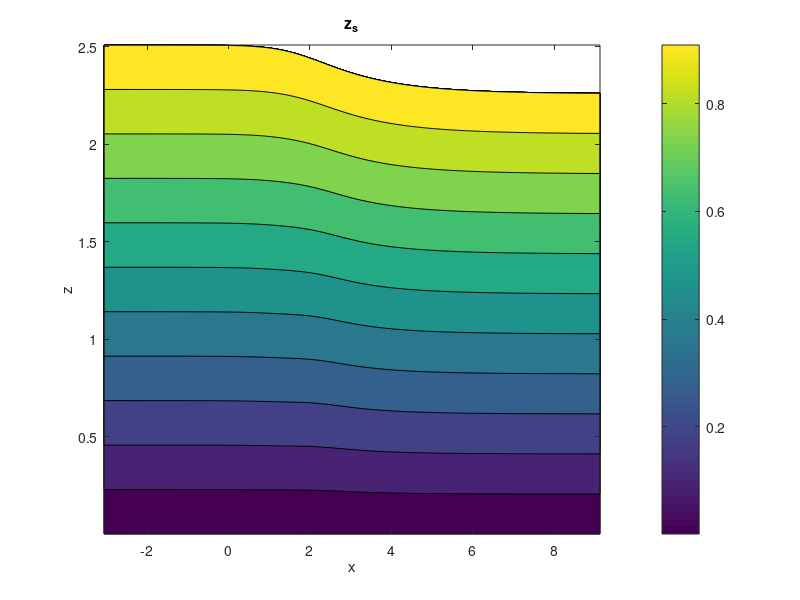
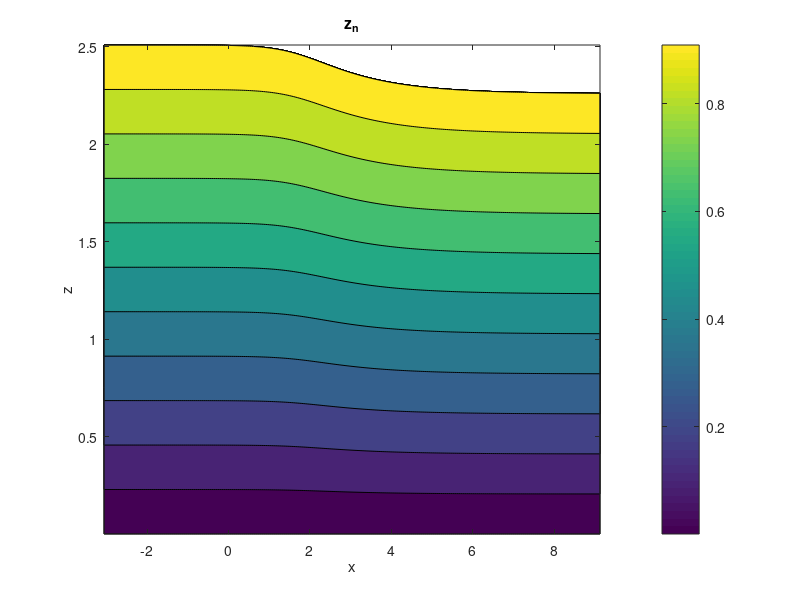
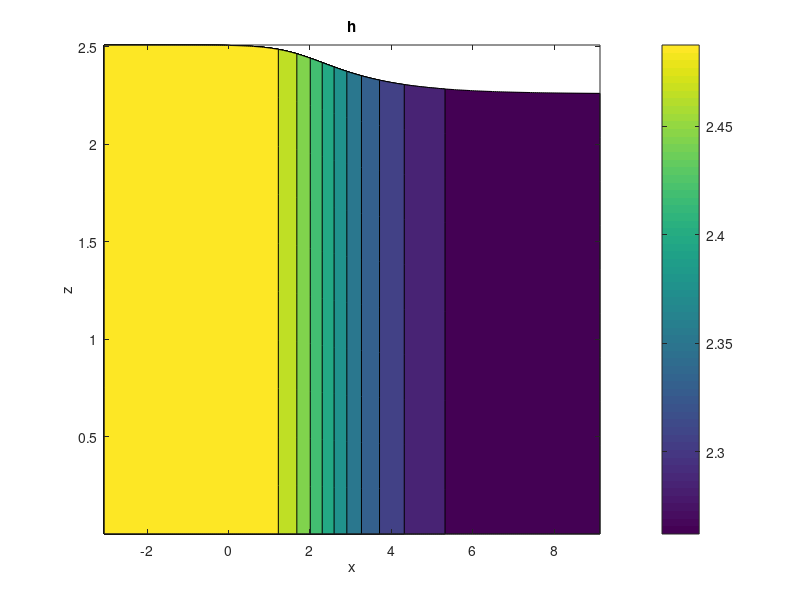
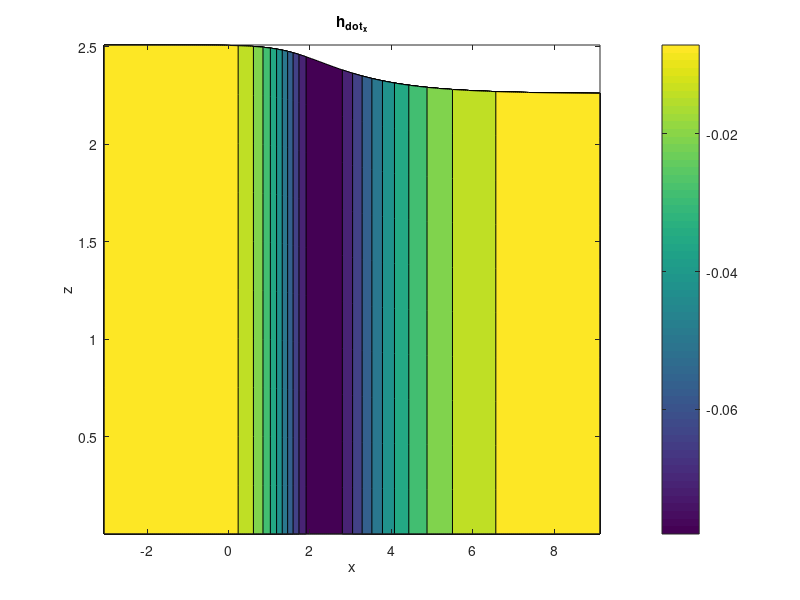

Write MATLAB code to recreate these figures, in order.
% The code can be used to simulate the velocity and strain rate values by using only the geometric dimensions and the coefficient of friction.
% Operates on MATLAB R2023a and GNU OCTAVE 9.2
% The model is published in the following article:
% Bátorfi, J. G., & Sidor, J. J. (2025). Computationally Effective Modeling of Cold Rolling: Application to Al Alloys. Metals, 15(1), 11.
% https://doi.org/10.3390/met15010011


% Clear workspace
clear;
clc;
% INPUTS

% Geometrical parameters
h_1=2.26;     % half-thickness after rolling (mm)
h_0=2.51;     % half-thickness before rolling (mm)
R=75;         % radius of the roll (mm)
omega=1.101;  % angular velocoty of rolls (rad/s)
mu=0.15;      % friction coefficient
n=100;        % flowline exponent

% Numerical parameters for plot and calculation
N=200;        % number of points along to the flowline
M=10;         % number of paralel flowlines in half of the thickness

% CALCULATIONS, DO NOT MODIFY THE CALCULATION BELOW THIS LINE

% Initial calculations
d=R*sin(acos((R+h_1-h_0)/R));
L_d=d;
h_i=2*h_0;
h_f=2*h_1;
mu_min=0.5*sqrt(h_f/R)*(log(h_i/h_f)+0.25*sqrt((h_i-h_f)/R))/(atan(h_i/h_f-1));
mu_fact=mu/mu_min;
a_21_pre=0.1626213*(h_0/R)^1.688062*(h_1/R)^(-0.131232)*((h_0-h_1)/R)^(-0.97944);
a_21_exp=43.56109*(h_0/R)^(-3.31412)*(h_1/R)^2.509572*((h_0-h_1)/R)^0.986799;
a_21=a_21_pre*(mu/mu_min)^a_21_exp;
a_22=0.986307*(h_0/R)^(-0.1132);
a_23_pre=0.308969*(h_0/R)^(-4.21639)*(h_1/R)^4.132604*((h_0-h_1)/R)^0.323943;
a_23_exp=0.0373779*(h_0/R)^6.493182*(h_1/R)^(-4.173077)*((h_0-h_1)/R)^(-2.16706);
a_23=a_23_pre*(mu/mu_min )^a_23_exp;
a_24=3.025;
a_20=-(a_21-a_23);
H_0=2*sqrt(R/h_f)*atan(sqrt((h_i-h_f)/h_f));
H_n=0.5*(H_0-1/mu*log(h_i/h_f));
fi_n=sqrt(h_f/R)*tan(sqrt(h_f/R)*H_n/2);
L_dN=L_d-R*sin(fi_n);
q_1=1.042896+0.308671*(d/R)^0.01738*eps^(-0.00419);
q_2=12.3624-0.02363*(d/R)^(-0.18077)*eps^0.170827;
q_3=0.148264+0.000927*(d/R)^0.758336*eps^(-0.19655);
q_4=0.322031+0.086773*(d/R)^2.109206*eps^0.51112;
l_d=L_d;
h_n=(h_0-h_1)/(q_1*exp(q_2*(L_dN/d-q_3))+1)^q_4+h_1;
h_dot_n=-((h_0-h_1)*q_1*q_2*q_4*exp(q_2*(L_dN/d-q_3))*(q_1*exp(q_2*(L_dN/d-q_3))+1)^((-q_4)-1))/d;
a_12=-1/h_dot_n;
f_0=1/h_n*h_1;
v_0=R*omega;
lam=v_0*f_0*h_0;
v_out=lam/h_1;

% Initializing vectors and matrices
z_n_ser=0.001:0.999/M:1;
x_ser=-0.5*d:1.6*d/N:1.5*d;
z=zeros(1.25*N,M+1);
x=zeros(1.25*N,M+1);
z_s=zeros(1.25*N,M+1);
z_n=zeros(1.25*N,M+1);
v_x=zeros(1.25*N,M+1);
v_z=zeros(1.25*N,M+1);
v_tot=zeros(1.25*N,M+1);
L_xx=zeros(1.25*N,M+1);
L_xz=zeros(1.25*N,M+1);
L_zx=zeros(1.25*N,M+1);
L_zz=zeros(1.25*N,M+1);
D_xx=zeros(1.25*N,M+1);
D_xz=zeros(1.25*N,M+1);
D_zx=zeros(1.25*N,M+1);
D_zz=zeros(1.25*N,M+1);
D_xx_real=zeros(1.25*N,M+1);
D_xz_real=zeros(1.25*N,M+1);
D_zx_real=zeros(1.25*N,M+1);
D_zz_real=zeros(1.25*N,M+1);
t=zeros(1.25*N,M+1);
dx=zeros(1.25*N,M+1);
h=zeros(1.25*N,M+1);
h_dot_x=zeros(1.25*N,M+1);
h_dot_z=zeros(1.25*N,M+1);
h_ddot_xx=zeros(1.25*N,M+1);
h_ddot_xz=zeros(1.25*N,M+1);
h_ddot_zz=zeros(1.25*N,M+1);
h_dddot_xxx=zeros(1.25*N,M+1);
h_dddot_xxz=zeros(1.25*N,M+1);
h_dddot_xzz=zeros(1.25*N,M+1);
h_dddot_zzz=zeros(1.25*N,M+1);
phi=zeros(1.25*N,M+1);
eps_dot_11=zeros(1.25*N,M+1);
eps_dot_13=zeros(1.25*N,M+1);

% Calculation of coordinates and properties for the points of flowlines
for i=1:(1.25*N)
  for k=1:(M+1)

% Calculation of coordinates for further calculation
    x(i,k)=x_ser(i);
    z_n(i,k)=z_n_ser(k);
    h(i,k)=(h_0-h_1)/(q_1*exp(q_2*(x(i,k)/d-q_3))+1)^q_4+h_1;
    z(i,k)=h(i,k)*z_n(i,k);

% Calculation of parameters
    h_dot_x(i,k)=-((h_0-h_1)*q_1*q_2*q_4*exp(q_2*(x(i,k)/d-q_3))*(q_1*exp(q_2*(x(i,k)/d-q_3))+1)^((-q_4)-1))/d;
    h_dot_z(i,k)=0;
    h_ddot_xx(i,k)=(-((h_0-h_1)*q_1^2*q_2^2*((-q_4)-1)*q_4*(q_1*exp(q_2*(x(i,k)/d-q_3))+1)^((-q_4)-2)*exp(2*q_2*(x(i,k)/d-q_3)))/d^2)-((h_0-h_1)*q_1*q_2^2*q_4*exp(q_2*(x(i,k)/d-q_3))*(q_1*exp(q_2*(x(i,k)/d-q_3))+1)^((-q_4)-1))/d^2;;
    h_ddot_zz(i,k)=0;
    h_ddot_xz(i,k)=0;
    h_dddot_xxx(i,k)=-((h_0-h_1)*q_1^3*q_2^3*(-q_4-2)*(-q_4-1)*q_4*(q_1*exp(q_2*(x(i,k)/d-q_3))+1)^(-q_4-3)*exp(3*q_2*(x(i,k)/d-q_3)))/d^3-(3*(h_0-h_1)*q_1^2*q_2^3*(-q_4-1)*q_4*(q_1*exp(q_2*(x(i,k)/d-q_3))+1)^(-q_4-2)*exp(2*q_2*(x(i,k)/d-q_3)))/d^3-((h_0-h_1)*q_1*q_2^3*q_4*exp(q_2*(x(i,k)/d-q_3))*(q_1*exp(q_2*(x(i,k)/d-q_3))+1)^(-q_4-1))/d^3;
    h_dddot_xxz(i,k)=0;
    h_dddot_xzz(i,k)=0;
    h_dddot_zzz(i,k)=0;
    z_s(i,k)=(z(i,k)*((a_12*(h_dot_x(i,k))^2+h_dot_x(i,k))*((-a_23*(z(i,k)/h(i,k))^a_24)+a_21*(z(i,k)/h(i,k))^a_22+a_20)+1))/h(i,k);
    phi(i,k)=z_s(i,k);

% Calculation of velocities
    v_x(i,k)=lam*((z(i,k)*((2*a_12*h_dot_x(i,k)*h_ddot_xz(i,k)+h_ddot_xz(i,k))*((-a_23*(z(i,k)/h(i,k))^a_24)+a_21*(z(i,k)/h(i,k))^a_22+a_20)+(a_12*(h_dot_x(i,k))^2+h_dot_x(i,k))*((a_21*a_22*h(i,k)*(z(i,k)/h(i,k))^a_22*(1/h(i,k)-(h_dot_z(i,k)*z(i,k))/h(i,k)^2))/z(i,k)-(a_23*a_24*h(i,k)*(z(i,k)/h(i,k))^a_24*(1/h(i,k)-(h_dot_z(i,k)*z(i,k))/h(i,k)^2))/z(i,k))))/h(i,k)-(h_dot_z(i,k)*z(i,k)*((a_12*(h_dot_x(i,k))^2+h_dot_x(i,k))*((-a_23*(z(i,k)/h(i,k))^a_24)+a_21*(z(i,k)/h(i,k))^a_22+a_20)+1))/h(i,k)^2+((a_12*(h_dot_x(i,k))^2+h_dot_x(i,k))*((-a_23*(z(i,k)/h(i,k))^a_24)+a_21*(z(i,k)/h(i,k))^a_22+a_20)+1)/h(i,k));
    v_z(i,k)=-lam*((z(i,k)*((a_12*(h_dot_x(i,k))^2+h_dot_x(i,k))*((a_23*a_24*h_dot_x(i,k)*(z(i,k)/h(i,k))^a_24)/h(i,k)-(a_21*a_22*h_dot_x(i,k)*(z(i,k)/h(i,k))^a_22)/h(i,k))+(2*a_12*h_dot_x(i,k)*h_ddot_xx(i,k)+h_ddot_xx(i,k))*((-a_23*(z(i,k)/h(i,k))^a_24)+a_21*(z(i,k)/h(i,k))^a_22+a_20)))/h(i,k)-(h_dot_x(i,k)*z(i,k)*((a_12*(h_dot_x(i,k))^2+h_dot_x(i,k))*((-a_23*(z(i,k)/h(i,k))^a_24)+a_21*(z(i,k)/h(i,k))^a_22+a_20)+1))/h(i,k)^2);
    v_tot(i,k)=sqrt(v_x(i,k)^2+  v_z(i,k)^2);

   % Calculation of strain velocities
        L_xx(i,k)=lam*((z(i,k)*((2*a_12*h_dot_x(i,k)*h_ddot_xz(i,k)+h_ddot_xz(i,k))*((a_23*a_24*h_dot_x(i,k)*(z(i,k)/h(i,k))^a_24)/h(i,k)-(a_21*a_22*h_dot_x(i,k)*(z(i,k)/h(i,k))^a_22)/h(i,k))+(2*a_12*h_dot_x(i,k)*h_dddot_xxz(i,k)+h_dddot_xxz(i,k)+2*a_12*h_ddot_xz(i,k)*h_ddot_xx(i,k))*((-a_23*(z(i,k)/h(i,k))^a_24)+a_21*(z(i,k)/h(i,k))^a_22+a_20)+(a_12*(h_dot_x(i,k))^2+h_dot_x(i,k))*((-(a_23*a_24*h(i,k)*(z(i,k)/h(i,k))^a_24*((2*h_dot_x(i,k)*h_dot_z(i,k)*z(i,k))/h(i,k)^3-(h_ddot_xz(i,k)*z(i,k))/h(i,k)^2-h_dot_x(i,k)/h(i,k)^2))/z(i,k))+(a_21*a_22*h(i,k)*(z(i,k)/h(i,k))^a_22*((2*h_dot_x(i,k)*h_dot_z(i,k)*z(i,k))/h(i,k)^3-(h_ddot_xz(i,k)*z(i,k))/h(i,k)^2-h_dot_x(i,k)/h(i,k)^2))/z(i,k)+(a_23*a_24^2*h_dot_x(i,k)*(z(i,k)/h(i,k))^a_24*(1/h(i,k)-(h_dot_z(i,k)*z(i,k))/h(i,k)^2))/z(i,k)-(a_23*a_24*h_dot_x(i,k)*(z(i,k)/h(i,k))^a_24*(1/h(i,k)-(h_dot_z(i,k)*z(i,k))/h(i,k)^2))/z(i,k)-(a_21*a_22^2*h_dot_x(i,k)*(z(i,k)/h(i,k))^a_22*(1/h(i,k)-(h_dot_z(i,k)*z(i,k))/h(i,k)^2))/z(i,k)+(a_21*a_22*h_dot_x(i,k)*(z(i,k)/h(i,k))^a_22*(1/h(i,k)-(h_dot_z(i,k)*z(i,k))/h(i,k)^2))/z(i,k))+(2*a_12*h_dot_x(i,k)*h_ddot_xx(i,k)+h_ddot_xx(i,k))*((a_21*a_22*h(i,k)*(z(i,k)/h(i,k))^a_22*(1/h(i,k)-(h_dot_z(i,k)*z(i,k))/h(i,k)^2))/z(i,k)-(a_23*a_24*h(i,k)*(z(i,k)/h(i,k))^a_24*(1/h(i,k)-(h_dot_z(i,k)*z(i,k))/h(i,k)^2))/z(i,k))))/h(i,k)-(h_dot_z(i,k)*z(i,k)*((a_12*(h_dot_x(i,k))^2+h_dot_x(i,k))*((a_23*a_24*h_dot_x(i,k)*(z(i,k)/h(i,k))^a_24)/h(i,k)-(a_21*a_22*h_dot_x(i,k)*(z(i,k)/h(i,k))^a_22)/h(i,k))+(2*a_12*h_dot_x(i,k)*h_ddot_xx(i,k)+h_ddot_xx(i,k))*((-a_23*(z(i,k)/h(i,k))^a_24)+a_21*(z(i,k)/h(i,k))^a_22+a_20)))/h(i,k)^2+((a_12*(h_dot_x(i,k))^2+h_dot_x(i,k))*((a_23*a_24*h_dot_x(i,k)*(z(i,k)/h(i,k))^a_24)/h(i,k)-(a_21*a_22*h_dot_x(i,k)*(z(i,k)/h(i,k))^a_22)/h(i,k))+(2*a_12*h_dot_x(i,k)*h_ddot_xx(i,k)+h_ddot_xx(i,k))*((-a_23*(z(i,k)/h(i,k))^a_24)+a_21*(z(i,k)/h(i,k))^a_22+a_20))/h(i,k)-(h_dot_x(i,k)*z(i,k)*((2*a_12*h_dot_x(i,k)*h_ddot_xz(i,k)+h_ddot_xz(i,k))*((-a_23*(z(i,k)/h(i,k))^a_24)+a_21*(z(i,k)/h(i,k))^a_22+a_20)+(a_12*(h_dot_x(i,k))^2+h_dot_x(i,k))*((a_21*a_22*h(i,k)*(z(i,k)/h(i,k))^a_22*(1/h(i,k)-(h_dot_z(i,k)*z(i,k))/h(i,k)^2))/z(i,k)-(a_23*a_24*h(i,k)*(z(i,k)/h(i,k))^a_24*(1/h(i,k)-(h_dot_z(i,k)*z(i,k))/h(i,k)^2))/z(i,k))))/h(i,k)^2+(2*h_dot_x(i,k)*h_dot_z(i,k)*z(i,k)*((a_12*(h_dot_x(i,k))^2+h_dot_x(i,k))*((-a_23*(z(i,k)/h(i,k))^a_24)+a_21*(z(i,k)/h(i,k))^a_22+a_20)+1))/h(i,k)^3-(h_ddot_xz(i,k)*z(i,k)*((a_12*(h_dot_x(i,k))^2+h_dot_x(i,k))*((-a_23*(z(i,k)/h(i,k))^a_24)+a_21*(z(i,k)/h(i,k))^a_22+a_20)+1))/h(i,k)^2-(h_dot_x(i,k)*((a_12*(h_dot_x(i,k))^2+h_dot_x(i,k))*((-a_23*(z(i,k)/h(i,k))^a_24)+a_21*(z(i,k)/h(i,k))^a_22+a_20)+1))/h(i,k)^2);
        L_xz(i,k)=lam*((z(i,k)*((2*a_12*h_dot_x(i,k)*h_dddot_xzz(i,k)+h_dddot_xzz(i,k)+2*a_12*(h_ddot_xz(i,k))^2)*((-a_23*(z(i,k)/h(i,k))^a_24)+a_21*(z(i,k)/h(i,k))^a_22+a_20)+(a_12*(h_dot_x(i,k))^2+h_dot_x(i,k))*((-(a_23*a_24^2*h(i,k)^2*(z(i,k)/h(i,k))^a_24*(1/h(i,k)-(h_dot_z(i,k)*z(i,k))/h(i,k)^2)^2)/z(i,k)^2)+(a_21*a_22^2*h(i,k)^2*(z(i,k)/h(i,k))^a_22*(1/h(i,k)-(h_dot_z(i,k)*z(i,k))/h(i,k)^2)^2)/z(i,k)^2-(a_23*a_24*h(i,k)*(z(i,k)/h(i,k))^a_24*((-(h_ddot_zz(i,k)*z(i,k))/h(i,k)^2)+(2*(h_dot_z(i,k))^2*z(i,k))/h(i,k)^3-(2*h_dot_z(i,k))/h(i,k)^2))/z(i,k)+(a_21*a_22*h(i,k)*(z(i,k)/h(i,k))^a_22*((-(h_ddot_zz(i,k)*z(i,k))/h(i,k)^2)+(2*(h_dot_z(i,k))^2*z(i,k))/h(i,k)^3-(2*h_dot_z(i,k))/h(i,k)^2))/z(i,k)-(a_23*a_24*h_dot_z(i,k)*(z(i,k)/h(i,k))^a_24*(1/h(i,k)-(h_dot_z(i,k)*z(i,k))/h(i,k)^2))/z(i,k)+(a_23*a_24*h(i,k)*(z(i,k)/h(i,k))^a_24*(1/h(i,k)-(h_dot_z(i,k)*z(i,k))/h(i,k)^2))/z(i,k)^2+(a_21*a_22*h_dot_z(i,k)*(z(i,k)/h(i,k))^a_22*(1/h(i,k)-(h_dot_z(i,k)*z(i,k))/h(i,k)^2))/z(i,k)-(a_21*a_22*h(i,k)*(z(i,k)/h(i,k))^a_22*(1/h(i,k)-(h_dot_z(i,k)*z(i,k))/h(i,k)^2))/z(i,k)^2)+2*(2*a_12*h_dot_x(i,k)*h_ddot_xz(i,k)+h_ddot_xz(i,k))*((a_21*a_22*h(i,k)*(z(i,k)/h(i,k))^a_22*(1/h(i,k)-(h_dot_z(i,k)*z(i,k))/h(i,k)^2))/z(i,k)-(a_23*a_24*h(i,k)*(z(i,k)/h(i,k))^a_24*(1/h(i,k)-(h_dot_z(i,k)*z(i,k))/h(i,k)^2))/z(i,k))))/h(i,k)-(2*h_dot_z(i,k)*z(i,k)*((2*a_12*h_dot_x(i,k)*h_ddot_xz(i,k)+h_ddot_xz(i,k))*((-a_23*(z(i,k)/h(i,k))^a_24)+a_21*(z(i,k)/h(i,k))^a_22+a_20)+(a_12*(h_dot_x(i,k))^2+h_dot_x(i,k))*((a_21*a_22*h(i,k)*(z(i,k)/h(i,k))^a_22*(1/h(i,k)-(h_dot_z(i,k)*z(i,k))/h(i,k)^2))/z(i,k)-(a_23*a_24*h(i,k)*(z(i,k)/h(i,k))^a_24*(1/h(i,k)-(h_dot_z(i,k)*z(i,k))/h(i,k)^2))/z(i,k))))/h(i,k)^2+(2*((2*a_12*h_dot_x(i,k)*h_ddot_xz(i,k)+h_ddot_xz(i,k))*((-a_23*(z(i,k)/h(i,k))^a_24)+a_21*(z(i,k)/h(i,k))^a_22+a_20)+(a_12*(h_dot_x(i,k))^2+h_dot_x(i,k))*((a_21*a_22*h(i,k)*(z(i,k)/h(i,k))^a_22*(1/h(i,k)-(h_dot_z(i,k)*z(i,k))/h(i,k)^2))/z(i,k)-(a_23*a_24*h(i,k)*(z(i,k)/h(i,k))^a_24*(1/h(i,k)-(h_dot_z(i,k)*z(i,k))/h(i,k)^2))/z(i,k))))/h(i,k)-(h_ddot_zz(i,k)*z(i,k)*((a_12*(h_dot_x(i,k))^2+h_dot_x(i,k))*((-a_23*(z(i,k)/h(i,k))^a_24)+a_21*(z(i,k)/h(i,k))^a_22+a_20)+1))/h(i,k)^2+(2*(h_dot_z(i,k))^2*z(i,k)*((a_12*(h_dot_x(i,k))^2+h_dot_x(i,k))*((-a_23*(z(i,k)/h(i,k))^a_24)+a_21*(z(i,k)/h(i,k))^a_22+a_20)+1))/h(i,k)^3-(2*h_dot_z(i,k)*((a_12*(h_dot_x(i,k))^2+h_dot_x(i,k))*((-a_23*(z(i,k)/h(i,k))^a_24)+a_21*(z(i,k)/h(i,k))^a_22+a_20)+1))/h(i,k)^2);
        L_zx(i,k)=-lam*((z(i,k)*((a_12*(h_dot_x(i,k))^2+h_dot_x(i,k))*((a_23*a_24*h_ddot_xx(i,k)*(z(i,k)/h(i,k))^a_24)/h(i,k)-(a_23*a_24^2*(h_dot_x(i,k))^2*(z(i,k)/h(i,k))^a_24)/h(i,k)^2-(a_23*a_24*(h_dot_x(i,k))^2*(z(i,k)/h(i,k))^a_24)/h(i,k)^2-(a_21*a_22*h_ddot_xx(i,k)*(z(i,k)/h(i,k))^a_22)/h(i,k)+(a_21*a_22^2*(h_dot_x(i,k))^2*(z(i,k)/h(i,k))^a_22)/h(i,k)^2+(a_21*a_22*(h_dot_x(i,k))^2*(z(i,k)/h(i,k))^a_22)/h(i,k)^2)+2*(2*a_12*h_dot_x(i,k)*h_ddot_xx(i,k)+h_ddot_xx(i,k))*((a_23*a_24*h_dot_x(i,k)*(z(i,k)/h(i,k))^a_24)/h(i,k)-(a_21*a_22*h_dot_x(i,k)*(z(i,k)/h(i,k))^a_22)/h(i,k))+(2*a_12*h_dot_x(i,k)*h_dddot_xxx(i,k)+h_dddot_xxx(i,k)+2*a_12*(h_ddot_xx(i,k))^2)*((-a_23*(z(i,k)/h(i,k))^a_24)+a_21*(z(i,k)/h(i,k))^a_22+a_20)))/h(i,k)-(2*h_dot_x(i,k)*z(i,k)*((a_12*(h_dot_x(i,k))^2+h_dot_x(i,k))*((a_23*a_24*h_dot_x(i,k)*(z(i,k)/h(i,k))^a_24)/h(i,k)-(a_21*a_22*h_dot_x(i,k)*(z(i,k)/h(i,k))^a_22)/h(i,k))+(2*a_12*h_dot_x(i,k)*h_ddot_xx(i,k)+h_ddot_xx(i,k))*((-a_23*(z(i,k)/h(i,k))^a_24)+a_21*(z(i,k)/h(i,k))^a_22+a_20)))/h(i,k)^2-(h_ddot_xx(i,k)*z(i,k)*((a_12*(h_dot_x(i,k))^2+h_dot_x(i,k))*((-a_23*(z(i,k)/h(i,k))^a_24)+a_21*(z(i,k)/h(i,k))^a_22+a_20)+1))/h(i,k)^2+(2*(h_dot_x(i,k))^2*z(i,k)*((a_12*(h_dot_x(i,k))^2+h_dot_x(i,k))*((-a_23*(z(i,k)/h(i,k))^a_24)+a_21*(z(i,k)/h(i,k))^a_22+a_20)+1))/h(i,k)^3);
        L_zz(i,k)=-lam*((z(i,k)*((a_12*(h_dot_x(i,k))^2+h_dot_x(i,k))*((-(a_23*a_24*h_dot_x(i,k)*h_dot_z(i,k)*(z(i,k)/h(i,k))^a_24)/h(i,k)^2)+(a_23*a_24*h_ddot_xz(i,k)*(z(i,k)/h(i,k))^a_24)/h(i,k)+(a_21*a_22*h_dot_x(i,k)*h_dot_z(i,k)*(z(i,k)/h(i,k))^a_22)/h(i,k)^2-(a_21*a_22*h_ddot_xz(i,k)*(z(i,k)/h(i,k))^a_22)/h(i,k)+(a_23*a_24^2*h_dot_x(i,k)*(z(i,k)/h(i,k))^a_24*(1/h(i,k)-(h_dot_z(i,k)*z(i,k))/h(i,k)^2))/z(i,k)-(a_21*a_22^2*h_dot_x(i,k)*(z(i,k)/h(i,k))^a_22*(1/h(i,k)-(h_dot_z(i,k)*z(i,k))/h(i,k)^2))/z(i,k))+(2*a_12*h_dot_x(i,k)*h_ddot_xz(i,k)+h_ddot_xz(i,k))*((a_23*a_24*h_dot_x(i,k)*(z(i,k)/h(i,k))^a_24)/h(i,k)-(a_21*a_22*h_dot_x(i,k)*(z(i,k)/h(i,k))^a_22)/h(i,k))+(2*a_12*h_dot_x(i,k)*h_dddot_xxz(i,k)+h_dddot_xxz(i,k)+2*a_12*h_ddot_xz(i,k)*h_ddot_xx(i,k))*((-a_23*(z(i,k)/h(i,k))^a_24)+a_21*(z(i,k)/h(i,k))^a_22+a_20)+(2*a_12*h_dot_x(i,k)*h_ddot_xx(i,k)+h_ddot_xx(i,k))*((a_21*a_22*h(i,k)*(z(i,k)/h(i,k))^a_22*(1/h(i,k)-(h_dot_z(i,k)*z(i,k))/h(i,k)^2))/z(i,k)-(a_23*a_24*h(i,k)*(z(i,k)/h(i,k))^a_24*(1/h(i,k)-(h_dot_z(i,k)*z(i,k))/h(i,k)^2))/z(i,k))))/h(i,k)-(h_dot_z(i,k)*z(i,k)*((a_12*(h_dot_x(i,k))^2+h_dot_x(i,k))*((a_23*a_24*h_dot_x(i,k)*(z(i,k)/h(i,k))^a_24)/h(i,k)-(a_21*a_22*h_dot_x(i,k)*(z(i,k)/h(i,k))^a_22)/h(i,k))+(2*a_12*h_dot_x(i,k)*h_ddot_xx(i,k)+h_ddot_xx(i,k))*((-a_23*(z(i,k)/h(i,k))^a_24)+a_21*(z(i,k)/h(i,k))^a_22+a_20)))/h(i,k)^2+((a_12*(h_dot_x(i,k))^2+h_dot_x(i,k))*((a_23*a_24*h_dot_x(i,k)*(z(i,k)/h(i,k))^a_24)/h(i,k)-(a_21*a_22*h_dot_x(i,k)*(z(i,k)/h(i,k))^a_22)/h(i,k))+(2*a_12*h_dot_x(i,k)*h_ddot_xx(i,k)+h_ddot_xx(i,k))*((-a_23*(z(i,k)/h(i,k))^a_24)+a_21*(z(i,k)/h(i,k))^a_22+a_20))/h(i,k)-(h_dot_x(i,k)*z(i,k)*((2*a_12*h_dot_x(i,k)*h_ddot_xz(i,k)+h_ddot_xz(i,k))*((-a_23*(z(i,k)/h(i,k))^a_24)+a_21*(z(i,k)/h(i,k))^a_22+a_20)+(a_12*(h_dot_x(i,k))^2+h_dot_x(i,k))*((a_21*a_22*h(i,k)*(z(i,k)/h(i,k))^a_22*(1/h(i,k)-(h_dot_z(i,k)*z(i,k))/h(i,k)^2))/z(i,k)-(a_23*a_24*h(i,k)*(z(i,k)/h(i,k))^a_24*(1/h(i,k)-(h_dot_z(i,k)*z(i,k))/h(i,k)^2))/z(i,k))))/h(i,k)^2+(2*h_dot_x(i,k)*h_dot_z(i,k)*z(i,k)*((a_12*(h_dot_x(i,k))^2+h_dot_x(i,k))*((-a_23*(z(i,k)/h(i,k))^a_24)+a_21*(z(i,k)/h(i,k))^a_22+a_20)+1))/h(i,k)^3-(h_ddot_xz(i,k)*z(i,k)*((a_12*(h_dot_x(i,k))^2+h_dot_x(i,k))*((-a_23*(z(i,k)/h(i,k))^a_24)+a_21*(z(i,k)/h(i,k))^a_22+a_20)+1))/h(i,k)^2-(h_dot_x(i,k)*((a_12*(h_dot_x(i,k))^2+h_dot_x(i,k))*((-a_23*(z(i,k)/h(i,k))^a_24)+a_21*(z(i,k)/h(i,k))^a_22+a_20)+1))/h(i,k)^2);
        eps_dot_13(i,k)=(L_xz(i,k)+L_zx(i,k))/2;
        eps_dot_11(i,k)=L_xx(i,k);

        % Calculation of strain values
    if (i==1)

        D_xx(i,k)=0;
        D_xz(i,k)=0;
        D_zx(i,k)=0;
        D_zz(i,k)=0;

        t(i,k)=0;
        dx(i,k)=0;
      else

        D_xx(i,k)=(L_xx(i,k)+L_xx(i-1,k))/(v_x(i,k)+v_x(i-1,k))*(x(i,k)-x(i-1,k))+D_xx(i-1,k);
        D_xz(i,k)=(L_xz(i,k)+L_xz(i-1,k))/(v_x(i,k)+v_x(i-1,k))*(x(i,k)-x(i-1,k))+D_xz(i-1,k);
        D_zx(i,k)=(L_zx(i,k)+L_zx(i-1,k))/(v_x(i,k)+v_x(i-1,k))*(x(i,k)-x(i-1,k))+D_zx(i-1,k);
        D_zz(i,k)=(L_zz(i,k)+L_zz(i-1,k))/(v_x(i,k)+v_x(i-1,k))*(x(i,k)-x(i-1,k))+D_zz(i-1,k);
        D_xx_real(i,k)=abs(L_xx(i,k)+L_xx(i-1,k))/(v_x(i,k)+v_x(i-1,k))*(x(i,k)-x(i-1,k))+D_xx(i-1,k);
        D_xz_real(i,k)=abs(L_xz(i,k)+L_xz(i-1,k))/(v_x(i,k)+v_x(i-1,k))*(x(i,k)-x(i-1,k))+D_xz(i-1,k);
        D_zx_real(i,k)=abs(L_zx(i,k)+L_zx(i-1,k))/(v_x(i,k)+v_x(i-1,k))*(x(i,k)-x(i-1,k))+D_zx(i-1,k);
        D_zz_real(i,k)=abs(L_zz(i,k)+L_zz(i-1,k))/(v_x(i,k)+v_x(i-1,k))*(x(i,k)-x(i-1,k))+D_zz(i-1,k);

        t(i,k)=2/(v_x(i,k)+v_x(i-1,k))*(x(i,k)-x(i-1,k))+t(i-1,k);
        dx(i,k)=lam/h(i,k)*(t(i,1)-t(i,k));
     end

    end
end


% OUTPUT datafile and figures
% save workspace
save FLM_output_data


% Plot the numerical results
fig01=figure (1);
contourf(x,z,z_s);
title("z_s");
xlabel("x");
ylabel("z");
colorbar();

fig02=figure (2);
contourf(x,z,z_n);
title("z_n");
xlabel("x");
ylabel("z");
colorbar();

fig03=figure (3);
contourf(x,z,h);
title("h");
xlabel("x");
ylabel("z");
colorbar();


fig04=figure (4);
contourf(x,z,h_dot_x);
title("h_{dot_x}");
xlabel("x");
ylabel("z");
colorbar();

fig05=figure (5);
contourf(x,z,h_ddot_xx);
title("h_{ddot_xx}");
xlabel("x");
ylabel("z");
colorbar();


fig06=figure (6);
contourf(x,z,v_x);
title("v_x");
xlabel("x");
ylabel("z");
colorbar();

fig07=figure (7);
contourf(x,z,v_z);
title("v_z");
xlabel("x");
ylabel("z");
colorbar();

fig08=figure (8);
contourf(x,z,v_tot);
title("v_{tot}");
xlabel("x");
ylabel("z");
colorbar();

fig09=figure (9);
contourf(x,z,L_xx);
title("L_{xx}");
xlabel("x");
ylabel("z");
colorbar();

fig10=figure (10);
contourf(x,z,L_xz);
title("L_{xz}");
xlabel("x");
ylabel("z");
colorbar();

fig11=figure (11);
contourf(x,z,L_zx);
title("L_{zx}");
xlabel("x");
ylabel("z");
colorbar();

fig12=figure (12);
contourf(x,z,L_zz);
title("L_{zz}");
xlabel("x");
ylabel("z");
colorbar();

fig13=figure (13);
contourf(x,z,D_xx);
title("D_{xx}");
xlabel("x");
ylabel("z");
colorbar();

fig14=figure (14);
contourf(x,z,D_xz);
title("D_{xz}");
xlabel("x");
ylabel("z");
colorbar();

fig15=figure (15);
contourf(x,z,D_zx);
title("D_{zx}");
xlabel("x");
ylabel("z");
colorbar();

fig16=figure (16);
contourf(x,z,D_zz);
title("D_{zz}");
xlabel("x");
ylabel("z");
colorbar();

fig17=figure (17);
contourf(x,z,t);
title("t");
xlabel("x");
ylabel("z");
colorbar();

fig18=figure (18);
contourf(x,z,dx);
title("dx");
xlabel("x");
ylabel("z");
colorbar();

fig19=figure (19);
plot(x,v_x);
title("v_x");
xlabel("x");
ylabel("v_x");

fig20=figure (20);
plot(x,v_z);
title("v_z");
xlabel("x");
ylabel("v_z");

fig21=figure (21);
plot(x,v_tot);
title("v_{tot}");
xlabel("x");
ylabel("v_{tot}");

fig22=figure (22);
plot(x,L_xx);
title("L_{xx}");
xlabel("x");
ylabel("L_{xx}");

fig23=figure (23);
plot(x,L_xz);
title("L_{xz}");
xlabel("x");
ylabel("L_{xz}");

fig24=figure (24);
plot(x,L_zx);
title("L_{zx}");
xlabel("x");
ylabel("L_{zx}");

fig25=figure (25);
plot(x,L_zz);
xlabel("x");
title("L_{zz}");
ylabel("L_{zz}");

fig26=figure (26);
plot(x,eps_dot_13);
xlabel("x");
title("eps_{dot,13}");
ylabel("eps_{dot,13}");

fig27=figure (27);
contourf(x,z,dx);
title("dx");
xlabel("x");
ylabel("z");
colorbar();

fig28=figure (28);
plot(x,dx);
title("dx");
xlabel("x");
ylabel("dx");

fig29=figure (29);
plot(dx(1.25*N,:),z(1.25*N,:));
hold on;
hold off;
title("dx_{final}");
xlabel("dx");
ylabel("z");

fig30=figure (30);
contourf(x,z,eps_dot_11);
title("{\\epsilon}_{11}","interpreter", "tex");
xlabel("x");
ylabel("z");
colorbar();

fig31=figure (31);
contourf(x,z,eps_dot_13);
title("{\\epsilon}_{13}","interpreter", "tex");
xlabel("x");
ylabel("z");
colorbar();


% Save FIGs
print(fig01,'-dpng','FIG01.png');
print(fig02,'-dpng','FIG02.png');
print(fig03,'-dpng','FIG03.png');
print(fig04,'-dpng','FIG04.png');
print(fig05,'-dpng','FIG05.png');
print(fig06,'-dpng','FIG06.png');
print(fig07,'-dpng','FIG07.png');
print(fig08,'-dpng','FIG08.png');
print(fig09,'-dpng','FIG09.png');
print(fig10,'-dpng','FIG10.png');
print(fig11,'-dpng','FIG11.png');
print(fig12,'-dpng','FIG12.png');
print(fig13,'-dpng','FIG13.png');
print(fig14,'-dpng','FIG14.png');
print(fig15,'-dpng','FIG15.png');
print(fig16,'-dpng','FIG16.png');
print(fig17,'-dpng','FIG17.png');
print(fig18,'-dpng','FIG18.png');
print(fig19,'-dpng','FIG19.png');
print(fig20,'-dpng','FIG20.png');
print(fig21,'-dpng','FIG21.png');
print(fig22,'-dpng','FIG22.png');
print(fig23,'-dpng','FIG23.png');
print(fig24,'-dpng','FIG24.png');
print(fig25,'-dpng','FIG25.png');
print(fig26,'-dpng','FIG26.png');
print(fig27,'-dpng','FIG27.png');
print(fig28,'-dpng','FIG28.png');
print(fig29,'-dpng','FIG29.png');
print(fig30,'-dpng','FIG30.png');
print(fig31,'-dpng','FIG31.png');

close all;
